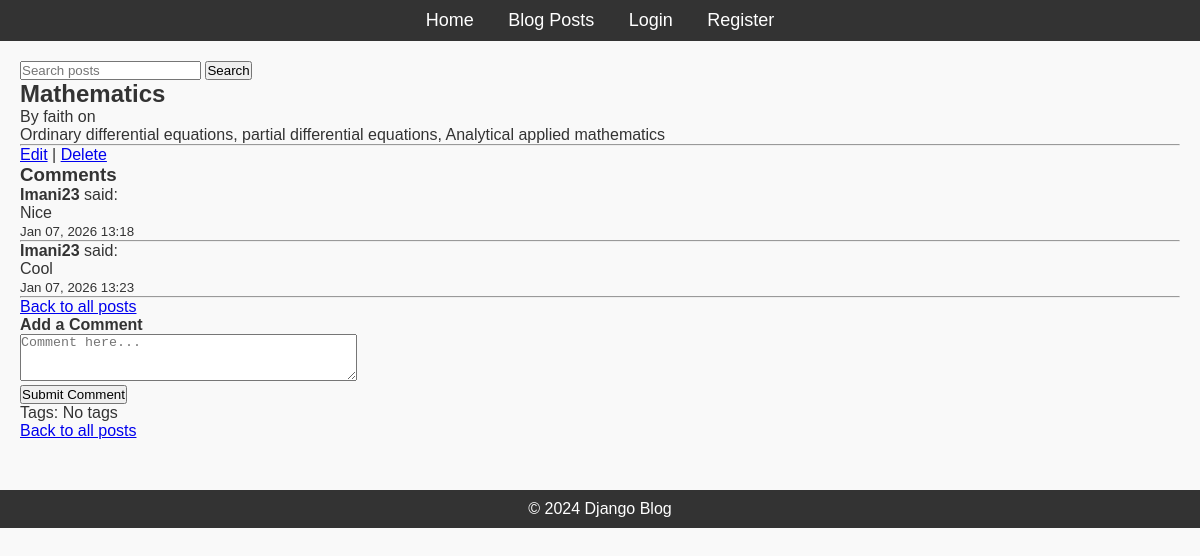
The app's page /post/1/ (signed in) with its own data.
### blog/models.py (models this page shows, shortened)
class Post(models.Model):
    title=models.CharField(max_length=200)
    content=models.TextField()
    published_date=models.DateTimeField(auto_now_add=True)
    author=models.ForeignKey(User,on_delete=models.CASCADE,related_name="users")
    tags=TaggableManager()

class Comment(models.Model):
    post=models.ForeignKey(Post,on_delete=models.CASCADE,related_name="comments")
    author=models.ForeignKey(User,on_delete=models.CASCADE)
    content=models.TextField()
    created_at=models.DateTimeField(auto_now_add=True)
    updated_at=models.DateTimeField(auto_now=True)

### blog/views.py (the view)
# urls.py: path("post/<int:pk>/", PostDetailView.as_view(), name="post_detail"),
class PostDetailView(DetailView):
    model=Post
    template_name="blog/post_detail.html"
    context_object_name="post"
    def get_context_data(self, **kwargs):
        context = super().get_context_data(**kwargs)
        context['comment_form'] = CommentForm()
        return context

### blog/forms.py
class CommentForm(forms.ModelForm):
    content = forms.CharField(
        label="",
        widget=forms.Textarea(attrs={
            "rows": 3,
            "placeholder": "Comment here..."
        }),
        max_length=1000,
        required=True
    )
    class Meta:
        model = Comment
        fields = ["content"]

### blog/templates/blog/post_detail.html (shortened to what this page needs)
{% extends "blog/base.html" %}
{% load static %}
{% block content %}
<h2>{{ post.title }}</h2>
<p>By {{ post.author.username }} on {{ post.created_at|date:"M d, Y" }}</p>
<p>{{ post.content }}</p>
<hr>
{% if user == post.author %}
    <a href="/post/{{ post.pk }}/update/">Edit</a> |
    <a href="/post/{{ post.pk }}/delete/">Delete</a>
{% endif %}
<h3>Comments</h3>
{% if post.comments.all %}
    {% for comment in post.comments.all %}
        <div class="comment">
            <p><strong>{{ comment.author.username }}</strong> said:</p>
            <p>{{ comment.content }}</p>
            <small>{{ comment.created_at|date:"M d, Y H:i" }}</small>
            <hr>
        </div>
    {% endfor %}
{% else %}
    <p>No comments yet. Be the first to comment!</p>
{% endif %}
<a href="/">Back to all posts</a>
{% if user.is_authenticated %}
    <h4>Add a Comment</h4>
    <form method="POST" action="{% url 'comment_create' post.pk %}">
        {{ comment_form.as_p }}
        <button type="submit" class="btn btn-primary">Submit Comment</button>
    </form>
{% else %}
    <p><a href="{% url 'login' %}">Login</a> to add a comment.</p>
{% endif %}
<p>Tags:
{% for tag in post.tags.all %}
    <a href="{% url 'posts_by_tag' tag.name %}">{{ tag.name }}</a>{% if not forloop.last %}, {% endif %}
{% empty %}
    No tags
{% endfor %}
</p>
<a href="/">Back to all posts</a>
{% endblock %}

### blog/static/css/styles.css (style rules this page uses)
* { margin: 0; padding: 0; box-sizing: border-box; }
body { font-family: Arial, sans-serif; background-color: #f9f9f9; color: #333; }

### records on screen
Post: title "Mathematics", author.username "faith", content "Ordinary differential equations, partial differential equations, Analytical applied mathematics"
Comment: author.username "Imani23", content "Nice", created_at "Jan 07, 2026 13:18"
Comment: author.username "Imani23", content "Cool", created_at "Jan 07, 2026 13:23"
